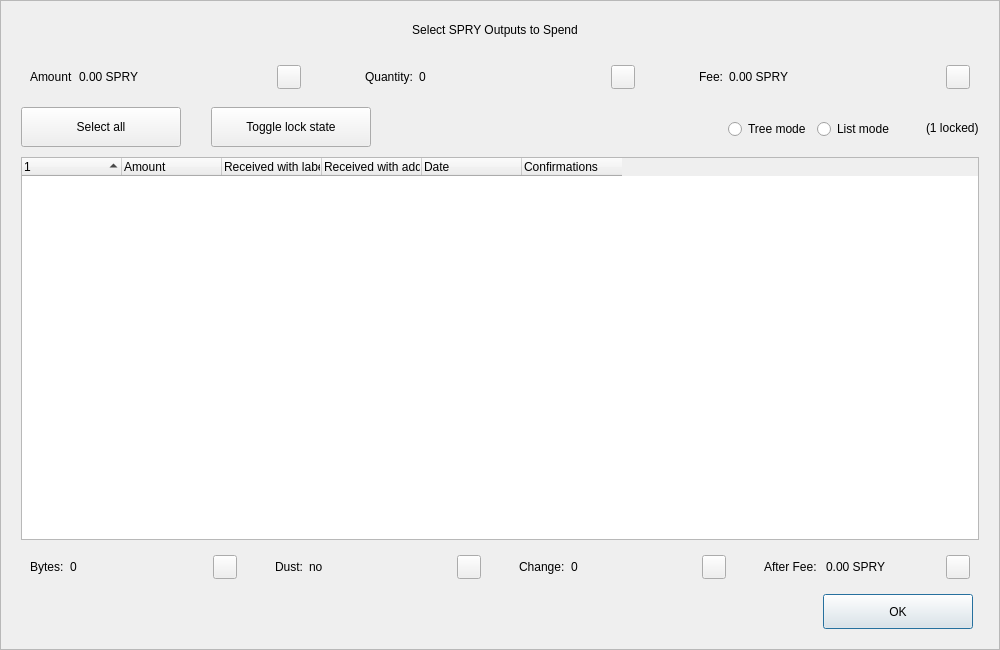
<?xml version="1.0" encoding="UTF-8"?>
<ui version="4.0">
 <class>CoinControlDialog</class>
 <widget class="QDialog" name="CoinControlDialog">
  <property name="geometry">
   <rect>
    <x>0</x>
    <y>0</y>
    <width>1000</width>
    <height>650</height>
   </rect>
  </property>
  <property name="minimumSize">
   <size>
    <width>950</width>
    <height>650</height>
   </size>
  </property>
  <property name="windowTitle">
   <string>Coin Selection</string>
  </property>
  <property name="styleSheet">
   <string notr="true"/>
  </property>
  <layout class="QVBoxLayout" name="verticalLayout">
   <property name="spacing">
    <number>0</number>
   </property>
   <property name="leftMargin">
    <number>0</number>
   </property>
   <property name="topMargin">
    <number>0</number>
   </property>
   <property name="rightMargin">
    <number>0</number>
   </property>
   <property name="bottomMargin">
    <number>0</number>
   </property>
   <item>
    <widget class="QFrame" name="frameContainer">
     <property name="toolTipDuration">
      <number>0</number>
     </property>
     <property name="frameShape">
      <enum>QFrame::StyledPanel</enum>
     </property>
     <property name="frameShadow">
      <enum>QFrame::Raised</enum>
     </property>
     <layout class="QVBoxLayout" name="verticalLayout_2">
      <property name="leftMargin">
       <number>0</number>
      </property>
      <property name="rightMargin">
       <number>0</number>
      </property>
      <property name="bottomMargin">
       <number>20</number>
      </property>
      <item>
       <layout class="QHBoxLayout" name="horizontalLayout_12">
        <property name="spacing">
         <number>0</number>
        </property>
        <property name="leftMargin">
         <number>20</number>
        </property>
        <property name="rightMargin">
         <number>30</number>
        </property>
        <item>
         <spacer name="horizontalSpacer_4">
          <property name="orientation">
           <enum>Qt::Horizontal</enum>
          </property>
          <property name="sizeHint" stdset="0">
           <size>
            <width>40</width>
            <height>20</height>
           </size>
          </property>
         </spacer>
        </item>
        <item>
         <widget class="QLabel" name="labelTitle">
          <property name="minimumSize">
           <size>
            <width>0</width>
            <height>40</height>
           </size>
          </property>
          <property name="maximumSize">
           <size>
            <width>16777215</width>
            <height>40</height>
           </size>
          </property>
          <property name="text">
           <string>Select SPRY Outputs to Spend</string>
          </property>
          <property name="alignment">
           <set>Qt::AlignCenter</set>
          </property>
          <property name="margin">
           <number>7</number>
          </property>
         </widget>
        </item>
        <item>
         <spacer name="horizontalSpacer_5">
          <property name="orientation">
           <enum>Qt::Horizontal</enum>
          </property>
          <property name="sizeHint" stdset="0">
           <size>
            <width>40</width>
            <height>20</height>
           </size>
          </property>
         </spacer>
        </item>
       </layout>
      </item>
      <item>
       <layout class="QHBoxLayout" name="horizontalLayout_8">
        <property name="leftMargin">
         <number>20</number>
        </property>
        <property name="rightMargin">
         <number>20</number>
        </property>
        <item>
         <widget class="QWidget" name="layoutAmount" native="true">
          <layout class="QHBoxLayout" name="horizontalLayout_9" stretch="0,1,0">
           <item>
            <widget class="QLabel" name="labelCoinControlAmountText">
             <property name="text">
              <string>Amount</string>
             </property>
            </widget>
           </item>
           <item>
            <widget class="QLabel" name="labelCoinControlAmount">
             <property name="text">
              <string>0.00 SPRY</string>
             </property>
            </widget>
           </item>
           <item alignment="Qt::AlignHCenter|Qt::AlignVCenter">
            <widget class="QPushButton" name="pushButtonAmount">
             <property name="minimumSize">
              <size>
               <width>0</width>
               <height>24</height>
              </size>
             </property>
             <property name="maximumSize">
              <size>
               <width>24</width>
               <height>26</height>
              </size>
             </property>
             <property name="focusPolicy">
              <enum>Qt::NoFocus</enum>
             </property>
             <property name="styleSheet">
              <string notr="true">padding-bottom:2px;
padding-right:4px;</string>
             </property>
             <property name="text">
              <string/>
             </property>
            </widget>
           </item>
          </layout>
         </widget>
        </item>
        <item>
         <spacer name="horizontalSpacer_2">
          <property name="orientation">
           <enum>Qt::Horizontal</enum>
          </property>
          <property name="sizeType">
           <enum>QSizePolicy::Fixed</enum>
          </property>
          <property name="sizeHint" stdset="0">
           <size>
            <width>40</width>
            <height>20</height>
           </size>
          </property>
         </spacer>
        </item>
        <item>
         <widget class="QWidget" name="layoutQuantity" native="true">
          <layout class="QHBoxLayout" name="horizontalLayout_10" stretch="0,1,0">
           <item>
            <widget class="QLabel" name="labelCoinControlQuantityText">
             <property name="text">
              <string>Quantity:</string>
             </property>
            </widget>
           </item>
           <item>
            <widget class="QLabel" name="labelCoinControlQuantity">
             <property name="text">
              <string>0</string>
             </property>
            </widget>
           </item>
           <item alignment="Qt::AlignHCenter|Qt::AlignVCenter">
            <widget class="QPushButton" name="pushButtonQuantity">
             <property name="minimumSize">
              <size>
               <width>0</width>
               <height>24</height>
              </size>
             </property>
             <property name="maximumSize">
              <size>
               <width>24</width>
               <height>26</height>
              </size>
             </property>
             <property name="focusPolicy">
              <enum>Qt::NoFocus</enum>
             </property>
             <property name="styleSheet">
              <string notr="true">padding-bottom:2px;
               padding-right:4px;</string>
             </property>
             <property name="text">
              <string/>
             </property>
            </widget>
           </item>
          </layout>
         </widget>
        </item>
        <item>
         <spacer name="horizontalSpacer_22">
          <property name="orientation">
           <enum>Qt::Horizontal</enum>
          </property>
          <property name="sizeType">
           <enum>QSizePolicy::Fixed</enum>
          </property>
          <property name="sizeHint" stdset="0">
           <size>
            <width>40</width>
            <height>20</height>
           </size>
          </property>
         </spacer>
        </item>
        <item>
         <widget class="QWidget" name="layoutFee" native="true">
          <layout class="QHBoxLayout" name="horizontalLayout_11" stretch="0,1,0">
           <item>
            <widget class="QLabel" name="labelCoinControlFeeText">
             <property name="text">
              <string>Fee:</string>
             </property>
            </widget>
           </item>
           <item>
            <widget class="QLabel" name="labelCoinControlFee">
             <property name="text">
              <string>0.00 SPRY</string>
             </property>
            </widget>
           </item>
           <item alignment="Qt::AlignHCenter|Qt::AlignVCenter">
            <widget class="QPushButton" name="pushButtonFee">
             <property name="minimumSize">
              <size>
               <width>0</width>
               <height>24</height>
              </size>
             </property>
             <property name="maximumSize">
              <size>
               <width>24</width>
               <height>26</height>
              </size>
             </property>
             <property name="focusPolicy">
              <enum>Qt::NoFocus</enum>
             </property>
             <property name="styleSheet">
              <string notr="true">padding-bottom:2px;
               padding-right:4px;</string>
             </property>
             <property name="text">
              <string/>
             </property>
            </widget>
           </item>
          </layout>
         </widget>
        </item>
       </layout>
      </item>
      <item>
       <widget class="QFrame" name="frame">
        <property name="minimumSize">
         <size>
          <width>0</width>
          <height>40</height>
         </size>
        </property>
        <property name="styleSheet">
         <string notr="true">#frame {
	border:0;
}</string>
        </property>
        <property name="frameShape">
         <enum>QFrame::StyledPanel</enum>
        </property>
        <property name="frameShadow">
         <enum>QFrame::Sunken</enum>
        </property>
        <layout class="QHBoxLayout" name="horizontalLayout">
         <property name="spacing">
          <number>0</number>
         </property>
         <property name="leftMargin">
          <number>20</number>
         </property>
         <property name="topMargin">
          <number>0</number>
         </property>
         <property name="rightMargin">
          <number>20</number>
         </property>
         <property name="bottomMargin">
          <number>0</number>
         </property>
         <item>
          <layout class="QHBoxLayout" name="horizontalLayoutPanel" stretch="0,0,0,0,0,0">
           <property name="spacing">
            <number>20</number>
           </property>
           <item>
            <widget class="QPushButton" name="pushButtonSelectAll">
             <property name="sizePolicy">
              <sizepolicy hsizetype="Maximum" vsizetype="Fixed">
               <horstretch>0</horstretch>
               <verstretch>0</verstretch>
              </sizepolicy>
             </property>
             <property name="minimumSize">
              <size>
               <width>160</width>
               <height>40</height>
              </size>
             </property>
             <property name="maximumSize">
              <size>
               <width>16777215</width>
               <height>40</height>
              </size>
             </property>
             <property name="text">
              <string>Select all</string>
             </property>
             <property name="checkable">
              <bool>true</bool>
             </property>
             <property name="checked">
              <bool>false</bool>
             </property>
             <property name="autoExclusive">
              <bool>false</bool>
             </property>
             <property name="autoDefault">
              <bool>false</bool>
             </property>
            </widget>
           </item>
           <item>
            <spacer name="horizontalSpacer_6">
             <property name="orientation">
              <enum>Qt::Horizontal</enum>
             </property>
             <property name="sizeType">
              <enum>QSizePolicy::Fixed</enum>
             </property>
             <property name="sizeHint" stdset="0">
              <size>
               <width>10</width>
               <height>20</height>
              </size>
             </property>
            </spacer>
           </item>
           <item>
            <widget class="QPushButton" name="pushButtonToggleLock">
             <property name="sizePolicy">
              <sizepolicy hsizetype="Maximum" vsizetype="Fixed">
               <horstretch>0</horstretch>
               <verstretch>0</verstretch>
              </sizepolicy>
             </property>
             <property name="minimumSize">
              <size>
               <width>160</width>
               <height>40</height>
              </size>
             </property>
             <property name="maximumSize">
              <size>
               <width>16777215</width>
               <height>40</height>
              </size>
             </property>
             <property name="text">
              <string>Toggle lock state</string>
             </property>
             <property name="checkable">
              <bool>true</bool>
             </property>
             <property name="autoExclusive">
              <bool>false</bool>
             </property>
             <property name="autoDefault">
              <bool>false</bool>
             </property>
            </widget>
           </item>
           <item>
            <spacer name="horizontalSpacer_7">
             <property name="orientation">
              <enum>Qt::Horizontal</enum>
             </property>
             <property name="sizeType">
              <enum>QSizePolicy::Expanding</enum>
             </property>
             <property name="sizeHint" stdset="0">
              <size>
               <width>30</width>
               <height>20</height>
              </size>
             </property>
            </spacer>
           </item>
           <item alignment="Qt::AlignRight">
            <widget class="QGroupBox" name="groupBox_2">
             <property name="styleSheet">
              <string notr="true">#groupBox_2 {
    background-color:transparent;
    border-radius:0;
}</string>
             </property>
             <property name="title">
              <string/>
             </property>
             <layout class="QHBoxLayout" name="horizontalLayout_14">
              <item>
               <widget class="QRadioButton" name="radioTreeMode">
                <property name="sizePolicy">
                 <sizepolicy hsizetype="Maximum" vsizetype="Fixed">
                  <horstretch>0</horstretch>
                  <verstretch>0</verstretch>
                 </sizepolicy>
                </property>
                <property name="text">
                 <string>Tree mode</string>
                </property>
               </widget>
              </item>
              <item>
               <widget class="QRadioButton" name="radioListMode">
                <property name="sizePolicy">
                 <sizepolicy hsizetype="Maximum" vsizetype="Fixed">
                  <horstretch>0</horstretch>
                  <verstretch>0</verstretch>
                 </sizepolicy>
                </property>
                <property name="text">
                 <string>List mode</string>
                </property>
                <property name="checked">
                 <bool>false</bool>
                </property>
               </widget>
              </item>
             </layout>
            </widget>
           </item>
           <item>
            <widget class="QLabel" name="labelLocked">
             <property name="text">
              <string>(1 locked)</string>
             </property>
            </widget>
           </item>
          </layout>
         </item>
        </layout>
       </widget>
      </item>
      <item>
       <layout class="QHBoxLayout" name="horizontalLayout_13">
        <property name="leftMargin">
         <number>20</number>
        </property>
        <property name="rightMargin">
         <number>20</number>
        </property>
        <item>
         <widget class="CoinControlTreeWidget" name="treeWidget">
          <property name="contextMenuPolicy">
           <enum>Qt::CustomContextMenu</enum>
          </property>
          <property name="styleSheet">
           <string notr="true"/>
          </property>
          <property name="sortingEnabled">
           <bool>false</bool>
          </property>
          <property name="columnCount">
           <number>6</number>
          </property>
          <attribute name="headerShowSortIndicator" stdset="0">
           <bool>true</bool>
          </attribute>
          <attribute name="headerStretchLastSection">
           <bool>false</bool>
          </attribute>
          <column>
           <property name="text">
            <string/>
           </property>
          </column>
          <column>
           <property name="text">
            <string>Amount</string>
           </property>
          </column>
          <column>
           <property name="text">
            <string>Received with label</string>
           </property>
          </column>
          <column>
           <property name="text">
            <string>Received with address</string>
           </property>
          </column>
          <column>
           <property name="text">
            <string>Date</string>
           </property>
          </column>
          <column>
           <property name="text">
            <string>Confirmations</string>
           </property>
           <property name="toolTip">
            <string>Confirmed</string>
           </property>
          </column>
         </widget>
        </item>
       </layout>
      </item>
      <item>
       <layout class="QHBoxLayout" name="horizontalLayout_3">
        <property name="spacing">
         <number>20</number>
        </property>
        <property name="leftMargin">
         <number>20</number>
        </property>
        <property name="rightMargin">
         <number>20</number>
        </property>
        <item>
         <widget class="QWidget" name="layoutBytes" native="true">
          <layout class="QHBoxLayout" name="horizontalLayout_4" stretch="0,1,0">
           <item>
            <widget class="QLabel" name="labelCoinControlBytesText">
             <property name="text">
              <string>Bytes:</string>
             </property>
            </widget>
           </item>
           <item>
            <widget class="QLabel" name="labelCoinControlBytes">
             <property name="text">
              <string>0</string>
             </property>
            </widget>
           </item>
           <item alignment="Qt::AlignHCenter|Qt::AlignVCenter">
            <widget class="QPushButton" name="pushButtonBytes">
             <property name="minimumSize">
              <size>
               <width>0</width>
               <height>24</height>
              </size>
             </property>
             <property name="maximumSize">
              <size>
               <width>24</width>
               <height>26</height>
              </size>
             </property>
             <property name="focusPolicy">
              <enum>Qt::NoFocus</enum>
             </property>
             <property name="styleSheet">
              <string notr="true">padding-bottom:2px;
               padding-right:4px;</string>
             </property>
             <property name="text">
              <string/>
             </property>
            </widget>
           </item>
          </layout>
         </widget>
        </item>
        <item>
         <widget class="QWidget" name="layoutDust" native="true">
          <layout class="QHBoxLayout" name="horizontalLayout_5" stretch="0,1,0">
           <item>
            <widget class="QLabel" name="labelCoinControlLowOutputText">
             <property name="text">
              <string>Dust:</string>
             </property>
            </widget>
           </item>
           <item>
            <widget class="QLabel" name="labelCoinControlLowOutput">
             <property name="text">
              <string>no</string>
             </property>
            </widget>
           </item>
           <item alignment="Qt::AlignHCenter|Qt::AlignVCenter">
            <widget class="QPushButton" name="pushButtonDust">
             <property name="minimumSize">
              <size>
               <width>0</width>
               <height>24</height>
              </size>
             </property>
             <property name="maximumSize">
              <size>
               <width>24</width>
               <height>26</height>
              </size>
             </property>
             <property name="focusPolicy">
              <enum>Qt::NoFocus</enum>
             </property>
             <property name="styleSheet">
              <string notr="true">padding-bottom:2px;
               padding-right:4px;</string>
             </property>
             <property name="text">
              <string/>
             </property>
            </widget>
           </item>
          </layout>
         </widget>
        </item>
        <item>
         <widget class="QWidget" name="layoutChange" native="true">
          <layout class="QHBoxLayout" name="horizontalLayout_6" stretch="0,1,0">
           <item>
            <widget class="QLabel" name="labelCoinControlChangeText">
             <property name="text">
              <string>Change:</string>
             </property>
            </widget>
           </item>
           <item>
            <widget class="QLabel" name="labelCoinControlChange">
             <property name="text">
              <string>0</string>
             </property>
            </widget>
           </item>
           <item alignment="Qt::AlignHCenter|Qt::AlignVCenter">
            <widget class="QPushButton" name="pushButtonChange">
             <property name="minimumSize">
              <size>
               <width>0</width>
               <height>24</height>
              </size>
             </property>
             <property name="maximumSize">
              <size>
               <width>24</width>
               <height>26</height>
              </size>
             </property>
             <property name="focusPolicy">
              <enum>Qt::NoFocus</enum>
             </property>
             <property name="styleSheet">
              <string notr="true">padding-bottom:2px;
               padding-right:4px;</string>
             </property>
             <property name="text">
              <string/>
             </property>
            </widget>
           </item>
          </layout>
         </widget>
        </item>
        <item>
         <widget class="QWidget" name="layoutAfter" native="true">
          <layout class="QHBoxLayout" name="horizontalLayout_7" stretch="0,1,0">
           <item>
            <widget class="QLabel" name="labelCoinControlAfterFeeText">
             <property name="text">
              <string>After Fee: </string>
             </property>
            </widget>
           </item>
           <item>
            <widget class="QLabel" name="labelCoinControlAfterFee">
             <property name="text">
              <string>0.00 SPRY</string>
             </property>
            </widget>
           </item>
           <item alignment="Qt::AlignHCenter|Qt::AlignVCenter">
            <widget class="QPushButton" name="pushButtonAlterFee">
             <property name="minimumSize">
              <size>
               <width>0</width>
               <height>24</height>
              </size>
             </property>
             <property name="maximumSize">
              <size>
               <width>24</width>
               <height>26</height>
              </size>
             </property>
             <property name="focusPolicy">
              <enum>Qt::NoFocus</enum>
             </property>
             <property name="styleSheet">
              <string notr="true">padding-bottom:2px;
               padding-right:4px;</string>
             </property>
             <property name="text">
              <string/>
             </property>
            </widget>
           </item>
          </layout>
         </widget>
        </item>
       </layout>
      </item>
      <item>
       <layout class="QHBoxLayout" name="horizontalLayout_2">
        <property name="spacing">
         <number>0</number>
        </property>
        <property name="leftMargin">
         <number>20</number>
        </property>
        <property name="rightMargin">
         <number>26</number>
        </property>
        <item>
         <spacer name="horizontalSpacer_3">
          <property name="orientation">
           <enum>Qt::Horizontal</enum>
          </property>
          <property name="sizeHint" stdset="0">
           <size>
            <width>558</width>
            <height>20</height>
           </size>
          </property>
         </spacer>
        </item>
        <item>
         <widget class="QPushButton" name="pushButtonOk">
          <property name="minimumSize">
           <size>
            <width>150</width>
            <height>35</height>
           </size>
          </property>
          <property name="text">
           <string>OK</string>
          </property>
         </widget>
        </item>
       </layout>
      </item>
     </layout>
    </widget>
   </item>
  </layout>
 </widget>
 <customwidgets>
  <customwidget>
   <class>CoinControlTreeWidget</class>
   <extends>QTreeWidget</extends>
   <header>coincontroltreewidget.h</header>
  </customwidget>
 </customwidgets>
 <resources/>
 <connections/>
</ui>
